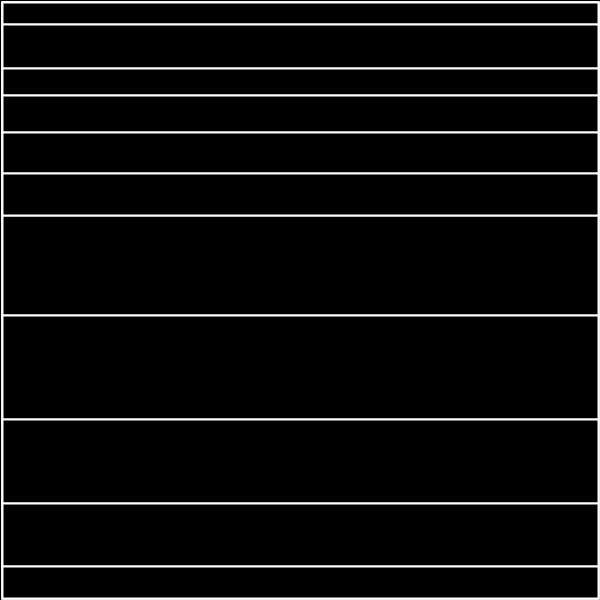
Frame 1 (no input)
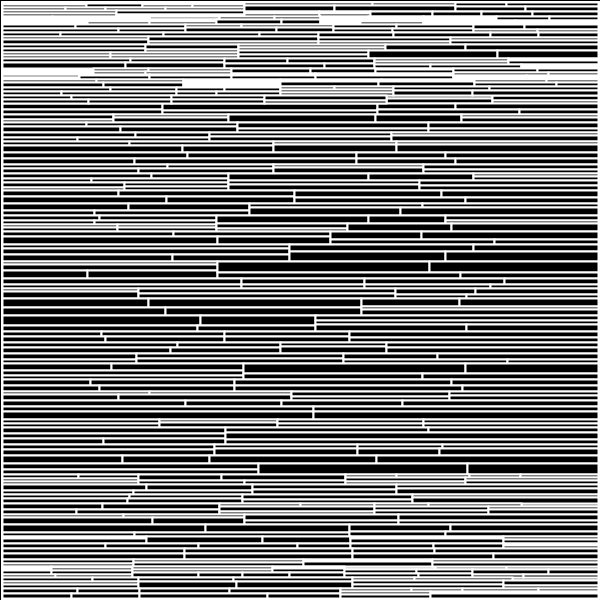
Frame 60 (the mouse pressed at the canvas centre just before this capture)
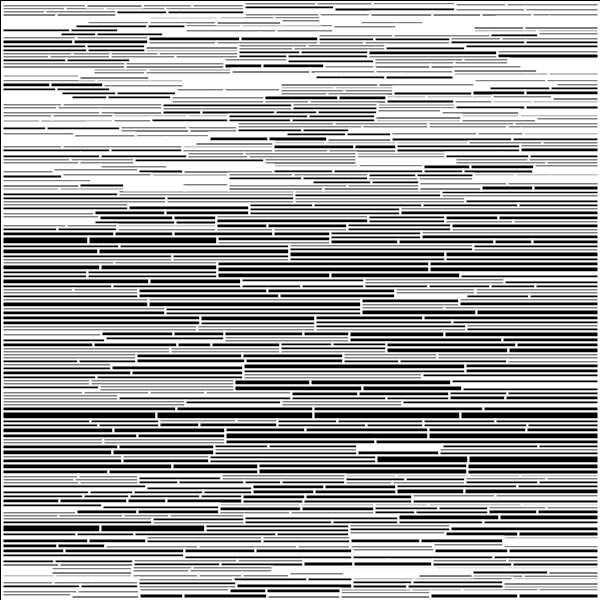
Frame 120 (the mouse held since frame 60 and released just before this capture)

The Processing sketch that drew these frames (run headless with seeded random() and noise(); from frame 60 on, the mouse is pressed at the canvas centre):

// Processing sketch: Partitions
// ── Partitions.pde
IntList i = new IntList();
int sw = 2;
int sizex = 100;
int sizey = 3;
int a = 0;
int h;
int j = 0;
int st; 
void setup() {
  //noFill();
  //noStroke();
  st = color(255);
  background(0, 0, 0);
  size(600, 600);
  pixelDensity(displayDensity());
  stroke(st);
  strokeWeight(sw);
  i.append(sw);
  i.append(sw);
  i.append(width-sw);
  i.append(height-sw);
  randomcolor();
  rect(sw, sw, width-2*sw, height-2*sw);
  frameRate(60);
}
void draw() {
  for (int g = 0; g < 10; g++) {
    if (i.size() > 0) {
      
      a = i.size() - 4;
      a = (int) Math.floor(Math.random() * (i.size() / 4))*4;
      a = 0;
      if ((i.get(a+3)-i.get(a+1))/sizey>(i.get(a+2)-i.get(a))/sizex) {
        h = randint(i.get(a+1), i.get(a+3));
        //
        if (i.get(a+2)-i.get(a)>sizex||h-i.get(a+1)>sizey) {
          //i.splice(a+4, 0, i.get(a)+j, i.get(a+1)+j, i.get(a+2)-j, h-j);
          i.append(i.get(a)+j);
          i.append(i.get(a+1)+j);
          i.append(i.get(a+2)-j);
          i.append(h-j);
        }
        if (i.get(a+2)-i.get(a)>sizex||i.get(a+3)-h>sizey) {
          //i.splice(a+4, 0, i.get(a)+j, h, i.get(a+2)-j, i.get(a+3)-j);
          i.append(i.get(a)+j);
          i.append(h);
          i.append(i.get(a+2)-j);
          i.append(i.get(a+3)-j);
        }
        randomcolor();
        drect(i.get(a)+j, i.get(a+1)+j, i.get(a+2)-i.get(a)-2*j, h-i.get(a+1)-2*j);
        randomcolor();
        drect(i.get(a)+j, h, i.get(a+2)-i.get(a)-2*j, i.get(a+3)-h-j);

        //
        i.remove(a);
        i.remove(a);
        i.remove(a);
        i.remove(a);
        //console.log(i);
      } else {
        h = randint(i.get(a), i.get(a+2));
        if (h-i.get(a)>sizex||i.get(a+3)-i.get(a+1)>sizey) {
          //i.splice(a+4, 0, i.get(a)+j, i.get(a+1)+j, h, i.get(a+3)-j);
          i.append(i.get(a)+j);
          i.append(i.get(a+1)+j);
          i.append(h);
          i.append(i.get(a+3)-j);
        }
        if (i.get(a+2)-h>sizex||i.get(a+3)-i.get(a+1)>sizey) {
          //i.splice(a+4, 0, h+j, i.get(a+1)+j, i.get(a+2)-j, i.get(a+3)-j);
          i.append(h+j);
          i.append(i.get(a+1)+j);
          i.append(i.get(a+2)-j);
          i.append(i.get(a+3)-j);
        }
        randomcolor();
        drect(i.get(a)+j, i.get(a+1)+j, h-i.get(a)-j, i.get(a+3)-i.get(a+1)-2*j);
        randomcolor();
        drect(h+j, i.get(a+1)+j, i.get(a+2)-h-2*j, i.get(a+3)-i.get(a+1)-2*j);

        i.remove(a);
        i.remove(a);
        i.remove(a);
        i.remove(a);
      }
      if (i.size() == 0) {
        noLoop();
        //saveCanvas("mycanvas", "png");
      }
    }
  }
}
void randomcolor() {
  fill(random(255), random(255), random(255));
  /*
  if (random()
  */
  fill(0);
}

int randint(int a, int b) {
  return (int) Math.round(((Math.floor(Math.random() * (b-a))+a) + ((a+b)/2)+ ((a+b)/2))/3);
}
void drect(int x, int y, int l, int w) {
  if (l>=0&&w>=0) {
    if (l<sizex&&w<sizey) {
      //fill(st);
    }
    rect(x, y, l, w);
  }
}
